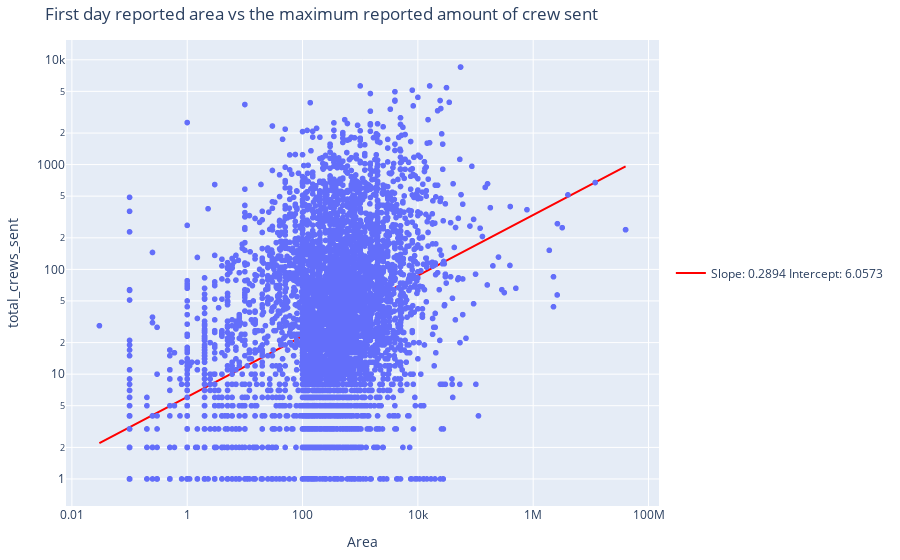

Notebook source saved alongside this figure:
### Code cell
import plotly.express as px
import plotly.graph_objects as go
import numpy as np
from scipy.stats import linregress
target = 'total_crews_sent'

study_df = df.sort_values('date').groupby('fire_id').agg({'area': 'first', target: 'max'}).dropna()
study_df = study_df[(study_df!=0).all(axis=1)]
log_area = np.log(study_df['area'])
log_target = np.log(study_df[target])
slope, intercept, r_value, p_value, std_err = linregress(log_area, log_target)
regression_line = np.exp(intercept) * (study_df['area'])**slope
fig = px.scatter(study_df, x='area', y=target, log_x=True, log_y=True,
                 labels={'area': 'Area', target: target},
                 title=f'Maximum reported amount of crew sent vs first report area')

fig.add_trace(go.Scatter(x=study_df['area'], y=regression_line, mode='lines',
                         name=f'Slope: {slope:.4f}\nIntercept: {np.exp(intercept):.4f}',
                         line=dict(color='red')))

fig.update_layout(legend=dict(y=0.5, font_size=12),
                  margin=dict(l=40, r=40, t=40, b=40))

fig.show()

### Figure 1 — Plotly figure (JSON) as saved in the notebook; plotly's stock layout.template omitted (floating-point values rounded to 4 significant figures; data arrays with more than 128 entries replaced by an {"elided": "..."} marker saying what was removed)
{"data": [{"hovertemplate": "Area=%{x}<br>total_crews_sent=%{y}<extra></extra>", "legendgroup": "", "marker": {"color": "#636efa", "symbol": "circle"}, "mode": "markers", "name": "", "showlegend": false, "type": "scattergl", "x": {"elided": "5784 float values"}, "xaxis": "x", "y": {"elided": "5784 int values"}, "yaxis": "y"}, {"line": {"color": "red"}, "mode": "lines", "name": "Slope: 0.2894\nIntercept: 6.0573", "type": "scatter", "x": {"elided": "5784 float values"}, "y": {"elided": "5784 float values"}}], "layout": {"legend": {"font": {"size": 12}, "tracegroupgap": 0, "y": 0.5}, "margin": {"b": 40, "l": 40, "r": 40, "t": 40}, "title": {"text": "First day reported area vs the maximum reported amount of crew sent"}, "xaxis": {"anchor": "y", "domain": [0, 1], "title": {"text": "Area"}, "type": "log"}, "yaxis": {"anchor": "x", "domain": [0, 1], "title": {"text": "total_crews_sent"}, "type": "log"}}}
